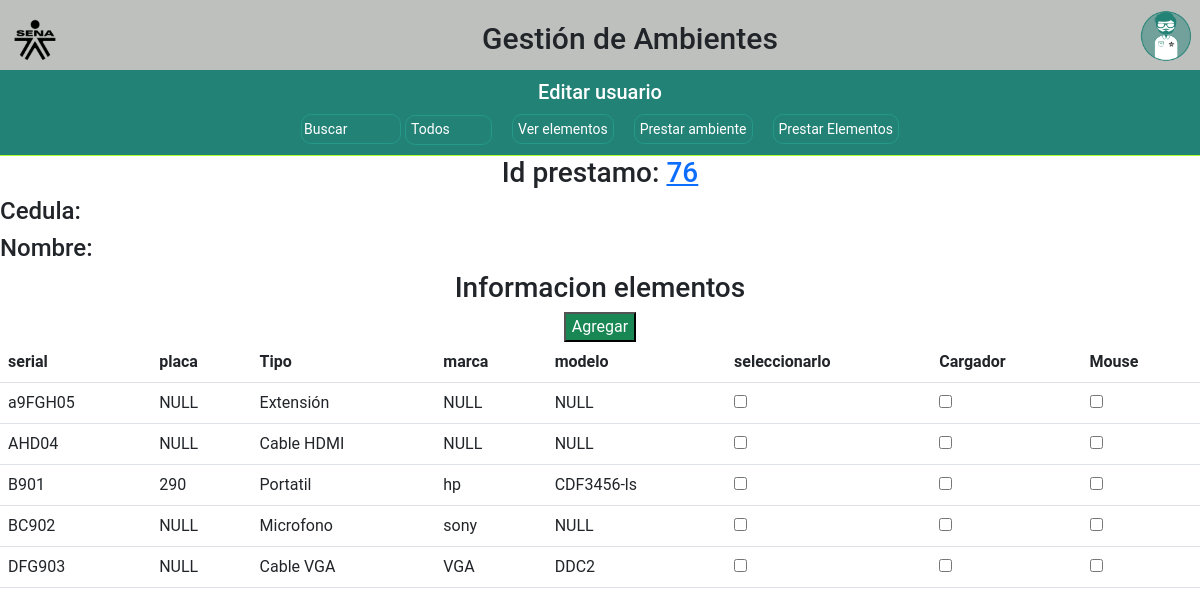
/agregarElementoPrestamo.php?idPrestamo=76 (signed in), run on the app's committed database.
### tables this page shows
CREATE TABLE `elementos` (
  `serial` varchar(35) NOT NULL,
  `tipo_dispositivo` int(11) NOT NULL,
  `marca` varchar(100) DEFAULT NULL,
  `modelo` varchar(50) DEFAULT NULL,
  `placa` varchar(50) DEFAULT NULL,
  `estado` int(11) NOT NULL
);

CREATE TABLE `tipo_dispositivo` (
  `id_tipo_dispositivo` int(11) NOT NULL,
  `tipo_dispositivo` varchar(50) NOT NULL
);

### logicaAgregarElementosPrestamo.php (called while the page is built, shortened)
<?php
require_once "./classElemento.php";
$elementosDisponibles = new Elemento();
$elementos_disponibles=$elementosDisponibles->mostrarElementosDisponibles();
?>

### database/conexion.php (called while the page is built, shortened)
<?php
class Conexion{
    public function conectar(){
     $this->con=mysqli_connect("localhost", "root", "", "gestion_ambientes",3306);
    }
}
?>

### classElemento.php (called while the page is built, shortened)
<?php
require_once "./database/conexion.php";
class Elemento extends Conexion
{
    public function mostrarElementosDisponibles()
    {
        $elemento_disponible = "SELECT * FROM `elementos` INNER JOIN tipo_dispositivo on tipo_dispositivo.id_tipo_dispositivo=elementos.tipo_dispositivo WHERE elementos.estado =1";
        $resultado_elemento_disponible = $this->con->query($elemento_disponible);
        return $resultado_elemento_disponible;
    }
}

### agregarElementoPrestamo.php (the view, shortened to what this page needs)
<?php session_start();
require_once "./logicaAgregarElementosPrestamo.php";
?>
<!DOCTYPE html>
<html lang="en">
<head>
    <link rel="stylesheet" type="text/css" href="./Css/prestamo_ambientes.css">
    <link href="https://cdn.jsdelivr.net/npm/bootstrap@5.3.0-alpha1/dist/css/bootstrap.min.css" rel="stylesheet">
    <link rel="stylesheet" href="./Css/global.css">
</head>
<body>
    <div class="parte-superior">
        <img class="logo" src="./images/logo sena.png" alt="">
        <h1 class="titulo">Gestión de Ambientes</h1>
        <div class="dropdown">
            <button class="btn dropdown-toggle" type="button" data-bs-toggle="dropdown" aria-expanded="false">
                <img class="perfil" src="./images/Boton Administrador.png" alt="">
            </button>
        </div>
    </div>
    <div class="herencia">
        <div class="buscador">
            <h3 class="titulo_herencia">Editar usuario</h3>
            <div class="buscador-int">
                <form action="./agregarElementoPrestamo.php" method="get">
                    <input class="input-b btns-b" placeholder="Buscar" type="text" name="serialPlaca">
                    <select class="selec-b btns-b" name="tipoDispositivo" id="">
                        <option value="null_0">Todos</option>
                    </select>
                </form>
                <a href="./ver_elemento.php" class="btn-activos">Ver elementos</a>
                <a href="./registrarPrestamoAmbiente.php" class="btn-activos">Prestar ambiente</a>
                <a href="./registrarPrestamoElementos.php" class="btn-activos">Prestar Elementos</a>
            </div>
        </div>
        <div class="">
            <h3 class="text-center">Id prestamo: <a href="./VerDetallePrestamoElementos.php?idPrestamo=<?php   echo  $id_prestamo  ?>"><?php echo  $id_prestamo ?></a></h3>
            <h4>Cedula:<?php echo  $usuario_cedula ?></h4>
            <h4>Nombre:<?php echo $usuario_nombre . "" . $usuario_apellido ?></h4>
            <h3 class="text-center">Informacion elementos</h3>
            <form action="./procesoAgregarElementosPrestamo.php" method="post">
                <input class="bg-success" type="submit" value="Agregar" name="agregar" style="color:white; margin: 0 auto; display: block;">
                <table class="table ">
                    <thead>
                        <tr>
                            <th scope="col">serial</th>
                            <th scope="col">placa</th>
                            <th scope="col">Tipo</th>
                            <th scope="col">marca</th>
                            <th scope="col">modelo</th>
                            <th scope="col">seleccionarlo</th>
                            <th scope="col">Cargador</th>
                            <th scope="col">Mouse</th>
                        </tr>
                    </thead>
                    <tbody>
                         <?php foreach ($elementos_disponibles as $Elemento) { ?>
                            <tr>
                                <td><?php echo $Elemento['serial']; ?></td>
                                <td><?php echo $Elemento['placa']; ?></td>
                                <td><?php echo $Elemento['tipo_dispositivo'] ?></td>
                                <td><?php echo $Elemento['marca'] ?></td>
                                <td><?php echo $Elemento['modelo'] ?></td>
                                <td><input type="checkbox" name="equipos[]" value="<?php echo $Elemento['serial']; ?>"></td>
                                <td><input type="checkbox" name="cargador_<?php echo $Elemento['serial'] ?>" value="si"></td>
                                <td><input type="checkbox" name="mouse_<?php echo $Elemento['serial'] ?>" value="si"></td>
                            </tr>
                        <?php
                        }
                        ?>
                    </tbody>
                </table>
            </form>
        </div>
    </div>
</body>
</html>

### Css/prestamo_ambientes.css (style rules this page uses)
.dropdown-toggle { transition: all .5s !important; margin-right: 10px !important; padding: 0px !important; border-radius: 30px !important; width: 50px !important; position: fixed; top: 10px; right: 0; }
body { height: 100%; width: 100%; box-sizing: border-box; overflow-x: hidden; }
html { height: 100%; width: 100%; }
.titulo_herencia { color: white; font-size: 20px; }
.perfil { width: 50px; height: 50px; margin-right: 15px; }
.titulo { display: inline-block; font-size: 30px; text-align: center; margin-top: 15px; }
.logo { display: inline-block; width: 40px; padding-top: 10px; }
.herencia { display: flex; height: 100%; width: 100%; box-sizing: border-box; flex-direction: column; }
select { appearance: none; -webkit-appearance: none; -moz-appearance: none; }
.buscador { display: flex; height: auto; flex-direction: column; align-items: center; width: 100%; background: #238276; }
.buscador h3 { display: inline-block; margin: 10px; }
.buscador-int { display: flex; gap: 20px; width: 100%; height: auto; border-bottom: 1px solid greenyellow; align-items: center; justify-content: center; padding-bottom: 10px; }
.input-b { width: 100px; height: 25px; border-radius: 10px; background: white; outline: none; border: 1px solid black; transition: all .5s; }
.selec-b { width: auto; padding: 0 5px; height: 26px; border-radius: 10px; background: white; cursor: pointer; }
.input-b::placeholder { color: white; }
.btns-b { height: 30px; border: 1px solid #25998a; background: #238276; color: white; font-size: 14px; }

### Css/global.css (style rules this page uses)
.logo { width: 50px !important; margin-left: 10px; }
body { font-family: 'Roboto', sans-serif; }
.btn-activos { display: flex; width: auto; border-radius: 10px; background: #238276; border: solid 1px #25998a; justify-content: center; align-items: center; color: white; text-decoration: none; cursor: pointer; height: 30px; font-size: 14px; padding: 5px; }
.parte-superior { background-color: #bec0be; height: 70px; display: flex; justify-content: space-between !important; align-items: center !important; width: 100%; z-index: 100 !important; }

### agregarElementoPrestamo.php (style rules this page uses)
table input, select { border: none; }

### data on the page
elementos: serial "a9FGH05", placa "NULL", tipo_dispositivo.tipo_dispositivo "Extensión", marca "NULL", modelo "NULL"
elementos: serial "AHD04", placa "NULL", tipo_dispositivo.tipo_dispositivo "Cable HDMI", marca "NULL", modelo "NULL"
elementos: serial "B901", placa "290", tipo_dispositivo.tipo_dispositivo "Portatil", marca "hp", modelo "CDF3456-ls"
elementos: serial "BC902", placa "NULL", tipo_dispositivo.tipo_dispositivo "Microfono", marca "sony", modelo "NULL"
elementos: serial "DFG903", placa "NULL", tipo_dispositivo.tipo_dispositivo "Cable VGA", marca "VGA", modelo "DDC2"

### other printed values
$id_prestamo "76"
